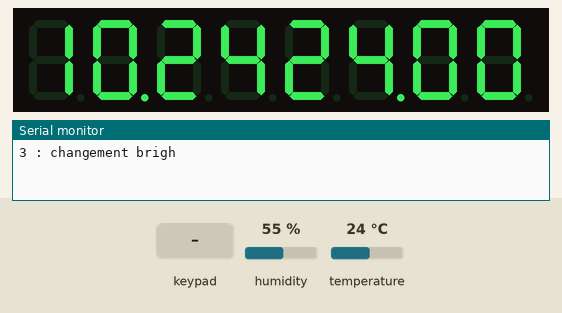
Recording of a sketch running on a simulated ESP8266 (NodeMCU). On the bench: 8-digit seven-segment display, the last lines printed to the serial monitor. Inputs (shaded band) come from the test bench; at power-on: temperature 24 °C, humidity 55 %. WiFi joins after 1.5 s; servers stay silent unless stated; the local clock reads 2024-03-15 10:24:30 at power-on unless the sketch sets it.

Above: at 3.2 s.
3.3 s: temperature set to 12 °C
At 4.6 s:
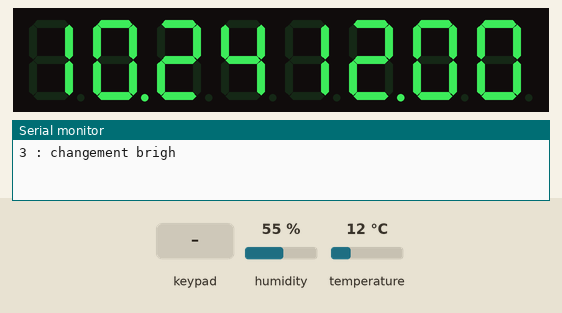
5.5 s: keypad keys 1 2 3 4 pressed 0.4 s apart
At 6.3 s:
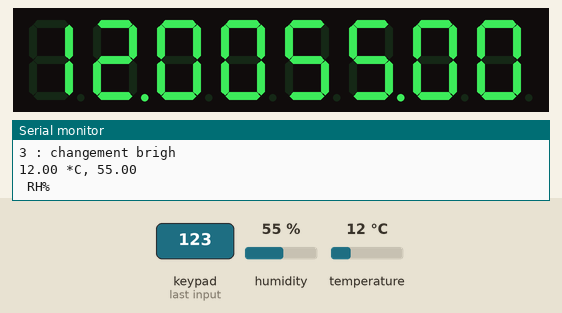
8.6 s: temperature set to 19 °C
At 10.2 s:
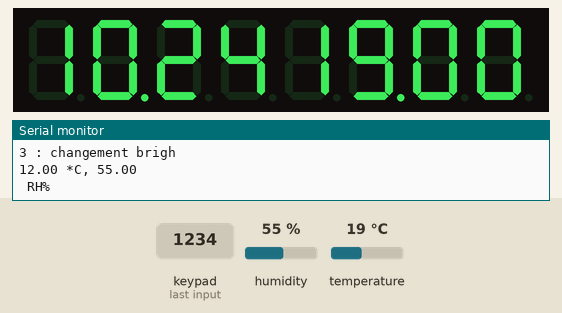
10.5 s: temperature set to 28 °C
At 11.9 s:
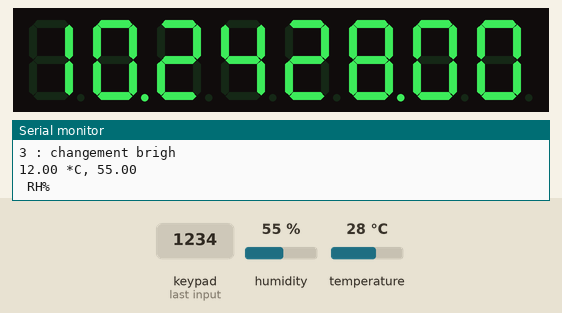
12.5 s: keypad keys 1 2 3 4 pressed 0.4 s apart
At 13.7 s:
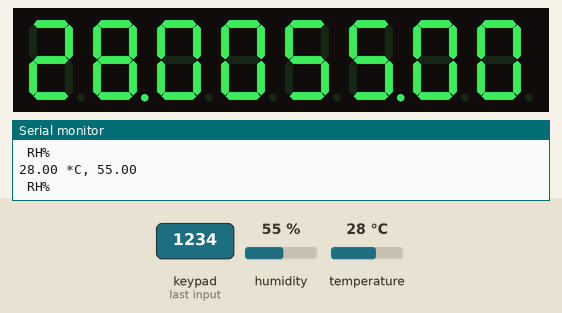
Timing chart, 0 to 15.5 s (numbered marks = the images above; inputs shaded):
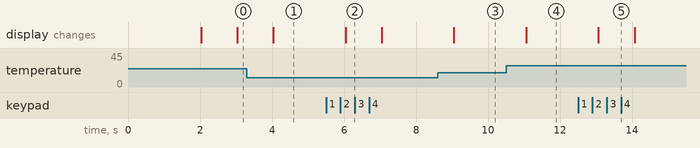

The sketch:

horloge_Wifi.ino
```cpp
/**************************************************************************
   Horloge connectée à base d'ESP8266 ou d'ESP32
   Affichage de l'heure, date , temperature et humidité sur un afficheur TM1638 (LED & KEY).
   L'heure est obtenue grâce à un serveur NTP

   http://domochris.canalblog.com/archives/2021/01/11/38753401.html

   -11012021 rajout contraste
   -11012021 rajout dht22

   code basé sur http://electroniqueamateur.blogspot.com/2018/10/horloge-wi-fi-esp8266.html

*****************************************************************************/

#if defined ARDUINO_ARCH_ESP8266  // s'il s'agit d'un ESP8266
#include <ESP8266WiFi.h>
#elif defined ARDUINO_ARCH_ESP32  // s'il s'agit d'un ESP32
#include "WiFi.h"
#endif

#include <time.h>
#include <ErriezTM1638.h>   // voir https://github.com/Erriez/ErriezTM1638

#include <SimpleDHT.h>

// for DHT22,
//      VCC: 5V or 3V
//      GND: GND
//      DATA: 12

const char* ssid = "christoams";
const char* password = "cetelem8";

const int decalage = 1;  // la valeur dépend de votre fuseau horaire. Essayez 2 pour la France.
const int delaiDemande = 60 * 60; // nombre de secondes entre deux demandes consécutives au serveur NTP

// Définition des broches liées au module LED & KEY
#define TM1638_CLK_PIN      16
#define TM1638_DIO_PIN      5
#define TM1638_STB0_PIN     4

// Création d'un objet TM1638
TM1638 tm1638(TM1638_CLK_PIN, TM1638_DIO_PIN, TM1638_STB0_PIN);

unsigned long derniereDemande = millis(); // moment de la plus récente demande au serveur NTP
unsigned long derniereMaJ = millis(); // moment de la plus récente mise à jour de l'affichage de l'heure
time_t maintenant;
struct tm * timeinfo;

//contraste
int Brightness = 1;
int BrightnessTmp =1;

//dht22 temperature humidité
int pinDHT22 = 12;
SimpleDHT22 dht22(pinDHT22);
 float temperature = 0;
 float humidity = 0;


void afficheChiffre(int rang, int valeur, int point)
{
  int leRang, laValeur;

  switch (rang) {
    case 1:
      leRang = 0b00000000;
      break;
    case 2:
      leRang = 0b00000010;
      break;
    case 3:
      leRang = 0b00000100;
      break;
    case 4:
      leRang = 0b00000110;
      break;
    case 5:
      leRang = 0b00001000;
      break;
    case 6:
      leRang = 0b000001010;
      break;
    case 7:
      leRang = 0b000001100;
      break;
    case 8:
      leRang = 0b000001110;
      break;
  }

  switch (valeur) {
    case 0:
      laValeur = 0b00111111 + point * 0b10000000;
      break;
    case 1:
      laValeur = 0b00000110 + point * 0b10000000;
      break;
    case 2:
      laValeur = 0b01011011 + point * 0b10000000;
      break;
    case 3:
      laValeur = 0b01001111 + point * 0b10000000;
      break;
    case 4:
      laValeur = 0b01100110 + point * 0b10000000;
      break;
    case 5:
      laValeur = 0b01101101 + point * 0b10000000;
      break;
    case 6:
      laValeur = 0b01111101 + point * 0b10000000;
      break;
    case 7:
      laValeur = 0b00000111 + point * 0b10000000;
      break;
    case 8:
      laValeur = 0b01111111 + point * 0b10000000;
      break;
    case 9:
      laValeur = 0b01101111 + point * 0b10000000;
      break;
    case 10:  // case vide
      laValeur = 0b00000000;
      break;
  }

  tm1638.writeData(leRang, laValeur);
}

void afficheHeure() {

  timeinfo = localtime(&maintenant);
/*
  // les deux premiers chiffres sont vides
  afficheChiffre(1,  10, 0);
  afficheChiffre(2,  10, 1);
  afficheChiffre(3,  timeinfo->tm_hour / 10, 0); // affichage de l'heure: la dizaine
  afficheChiffre(4,  timeinfo->tm_hour % 10, 1); // affichage de l'heure: l'unité
  afficheChiffre(5,  timeinfo->tm_min / 10, 0); // affichage de la minute: la dizaine
  afficheChiffre(6,  timeinfo->tm_min % 10, 1); // affichage de la minute: l'unité
  afficheChiffre(7,  timeinfo->tm_sec / 10, 0); // affichage de la seconde: la dizaine
  afficheChiffre(8,  timeinfo->tm_sec % 10, 0); // affichage de la seconde: l'unité
*/

if (8 < timeinfo->tm_hour < 20) {BrightnessTmp =3;} //contraste mis a 3 entre 8 et 20h
if (20 >timeinfo->tm_hour > 8) {BrightnessTmp =1;} //contraste mis a 1 entre 20h et 8h

if (BrightnessTmp != Brightness) {
  Brightness = BrightnessTmp;
  tm1638.setBrightness(Brightness);
   Serial.print(Brightness);
  Serial.println(" : changement brigh");
}

/*Serial.println(timeinfo->tm_hour);
Serial.println(timeinfo->tm_hour /10);
Serial.println(timeinfo->tm_hour %10);
*/
//Brightness
/*Serial.print((float)temperature); Serial.print(" *C, ");
  Serial.println((float)humidity); Serial.println(" RH%");
*/

temperature = temperature*100; //x 100 pour afficher aprés la virgule
/*  Serial.println((int)temperature /1000);
  Serial.println((int)temperature %1000/100);
  Serial.println((int)temperature %100/10);
  Serial.println((int)temperature %10);
  */
  afficheChiffre(1,  timeinfo->tm_hour / 10, 0); // affichage de l'heure: la dizaine
  afficheChiffre(2,  timeinfo->tm_hour % 10, 1); // affichage de l'heure: l'unité
  afficheChiffre(3,  timeinfo->tm_min / 10, 0); // affichage de la minute: la dizaine
  afficheChiffre(4,  timeinfo->tm_min % 10, 0); // affichage de la minute: l'unité
  afficheChiffre(5,  (int)temperature /1000 , 0); //affiche la temperature dizaine
  afficheChiffre(6,  (int)temperature %1000/100, 1);//affiche la temperature unité

  afficheChiffre(7,  (int)temperature %100/10, 0);//affiche la temperature 1er chiffre aprés virgule
  afficheChiffre(8,  0, 0);
}


void afficheDate() {

  int reste;

  timeinfo = localtime(&maintenant);

  afficheChiffre(1,  timeinfo->tm_mday / 10, 0); // affichage du jour: la dizaine
  afficheChiffre(2,  timeinfo->tm_mday % 10, 1); // affichage du jour: l'unité
  afficheChiffre(3,  (timeinfo->tm_mon + 1) / 10, 0); // affichage du mois: la dizaine
  afficheChiffre(4,  (timeinfo->tm_mon + 1) % 10, 1); // affichage du mois: l'unité
  reste = timeinfo->tm_year + 1900;
  afficheChiffre(5,  reste / 1000, 0); // affichage de l'année: les milliers
  reste = reste % 1000;
  afficheChiffre(6,  reste / 100, 0); // affichage de l'année: la centaine
  reste = reste % 100;
  afficheChiffre(7,  reste / 10, 0); // affichage de l'année: la dizaine
  reste = reste % 10;
  afficheChiffre(8,  reste, 0); // affichage de l'année: l'unité

}

void afficheTemp() {

Serial.print((float)temperature); Serial.print(" *C, ");
  Serial.println((float)humidity); Serial.println(" RH%");

temperature = temperature*100; //x 100 pour afficher aprés la virgule
humidity = humidity*100; //x 100 pour afficher aprés la virgule
//Serial.println((float)humidity); Serial.println(" RH%");

   afficheChiffre(1,  (int)temperature /1000 , 0); //affiche la temperature dizaine
  afficheChiffre(2,  (int)temperature %1000/100, 1);//affiche la temperature unité

  afficheChiffre(3,  (int)temperature %100/10, 0);//affiche la temperature 1er chiffre aprés virgule
  afficheChiffre(4,  0, 0);

 afficheChiffre(5,  (int)humidity /1000 , 0); //affiche la temperature dizaine
  afficheChiffre(6,  (int)humidity %1000/100, 1);//affiche la temperature unité

  afficheChiffre(7,  (int)humidity %100/10, 0);//affiche la temperature 1er chiffre aprés virgule
  afficheChiffre(8,  0, 0);


}


void setup() {
Serial.begin(115200);
  tm1638.begin();
  tm1638.clear();
  tm1638.setBrightness(Brightness);
  tm1638.displayOn();

  WiFi.mode(WIFI_STA);

  WiFi.begin(ssid, password);
  while (WiFi.status() != WL_CONNECTED) {
    delay(1000);
  }

  configTime(decalage * 3600, 0, "fr.pool.ntp.org");  //serveurs canadiens
  //configTime(decalage * 3600, 0, "ca.pool.ntp.org");  //serveurs canadiens
  // en Europe, essayez europe.pool.ntp.org ou fr.pool.ntp.org


  while (time(nullptr) <= 100000) {
    delay(1000);
  }

  time(&maintenant);

}


void loop() {

  uint32_t boutons;

  // état des boutons
  boutons = tm1638.getKeys();

  // est-ce le moment de demander l'heure NTP?
  if ((millis() - derniereDemande) >=  delaiDemande * 1000 ) {
    time(&maintenant);
    derniereDemande = millis();
  }

  // est-ce que millis() a débordé?
  if (millis() < derniereDemande ) {
    time(&maintenant);
    derniereDemande = millis();
  }

  // est-ce le moment de raffraichir la date indiquée?
  if ((millis() - derniereMaJ) >=   1000 ) {
    maintenant = maintenant + 1;

    if (boutons == 0) {  // aucun bouton enfoncé
      afficheHeure();
    }
    if (boutons == 1) {  // bouton S1 enfoncé
      afficheDate();
    }
    if (boutons == 256) {  // bouton S2 enfoncé
      afficheTemp();

    }

    derniereMaJ = millis();
  }
 int err = SimpleDHTErrSuccess;
  if ((err = dht22.read2(&temperature, &humidity, NULL)) != SimpleDHTErrSuccess) {
       return;
  }


}
```

Measured:
- after the input at 3.3 s, the display: changes after 0.74 s (image 1)
- after the input at 5.5 s, the display: changes after 0.54 s (image 2)
- after the input at 8.6 s, the display: changes after 0.45 s (image 3)
- after the input at 10.5 s, the display: changes after 0.56 s (image 4)
- after the input at 12.5 s, the display: changes after 0.57 s (image 5)
